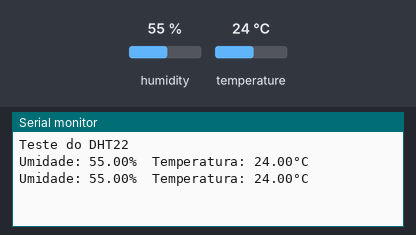
A sketch run on a simulated Arduino Uno, built with avr-gcc and run on an emulated ATmega328P. Shown: the last lines printed to the serial monitor. The test bench sets the inputs (shaded band); at power-on: humidity 55 %, temperature 24 °C.

Above: at 4.8 s.
4.9 s: humidity set to 22 %
At 7.1 s:
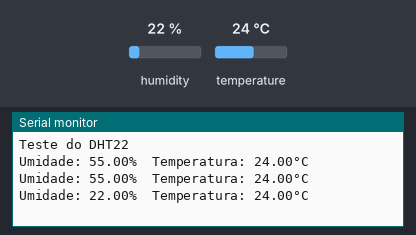
7.9 s: temperature set to 12 °C
At 8.9 s:
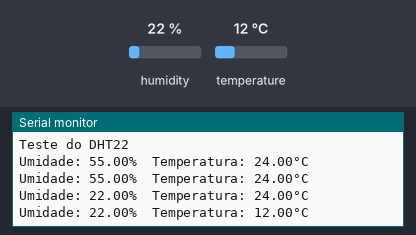
10.9 s: humidity set to 40 %
At 12.4 s:
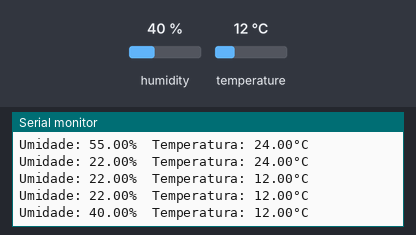
Timing chart, 0 to 13.9 s (numbered marks = the images above; inputs shaded):
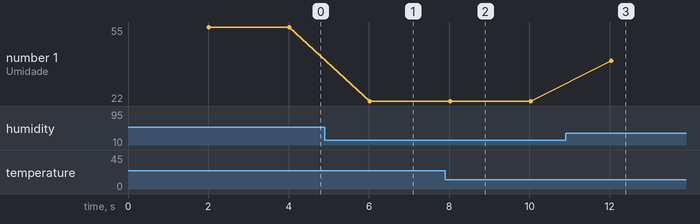

Measured:
- after the input at 4.9 s, the serial monitor: prints a new line after 1.1 s (image 1)
- after the input at 7.9 s, the serial monitor: prints a new line after 0.13 s (image 2)
- after the input at 10.9 s, the serial monitor: prints a new line after 1.1 s (image 3)
- plotted number 1: 55 → 22 after the input at 4.9 s, 22 → 40 after the input at 10.9 s

The sketch:

sketch_temphum.ino
```cpp
// Importa a biblioteca DHT (Sensor de Temperatura e Umidade)
#include "DHT.h"

// Numero do Pino Digital conectado no Sensor
#define DHTPIN 4

// Define o tipo de sensor DHT (DHT11, DHT22)
#define DHTTYPE DHT22   // DHT 22  (AM2302), AM2321

// Inicializa o Sensor
DHT dht(DHTPIN, DHTTYPE);

// O método setup roda somente uma vez, ao iniciar/reiniciar a placa
void setup() {
  // Define velocidade
  Serial.begin(115200);

  // Imprime mensagem informando que vai iniciar o sensor DHT
  Serial.println("Teste do DHT22");

  // Inicializa o Sensor DHT
  dht.begin();
}

// O metodo loop executa de forma repetida
void loop() {
  // Aguarda 2 segundos antes da próxima medição
  delay(2000);

  // Lê umidade (%)
  float h = dht.readHumidity();
  // Lê temperatura em Celsius (C)
  float t = dht.readTemperature();

  // Verifica se algo foi lido e se der falha, sai e tenta novamente
  if (isnan(h) || isnan(t)) {
    Serial.println(F("Falha ao ler o sensor DHT!"));
    return;
  }

  // Se conseguir ler dados, imprime na saída Serial
  Serial.print("Umidade: ");
  Serial.print(h);
  Serial.print("%  Temperatura: ");
  Serial.print(t);
  Serial.println("°C ");
}
```
